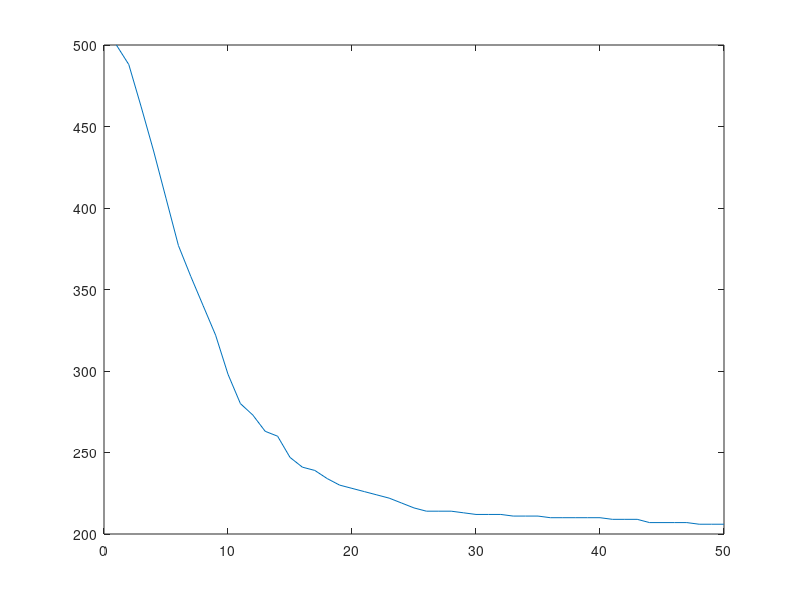

MATLAB code to generate this figure:
pure = [500
488
462
435
406
377
358
340
322
298
280
273
263
260
247
241
239
234
230
228
226
224
222
219
216
214
214
214
213
212
212
212
211
211
211
210
210
210
210
210
209
209
209
207
207
207
207
206
206
206
];

plot (pure);
